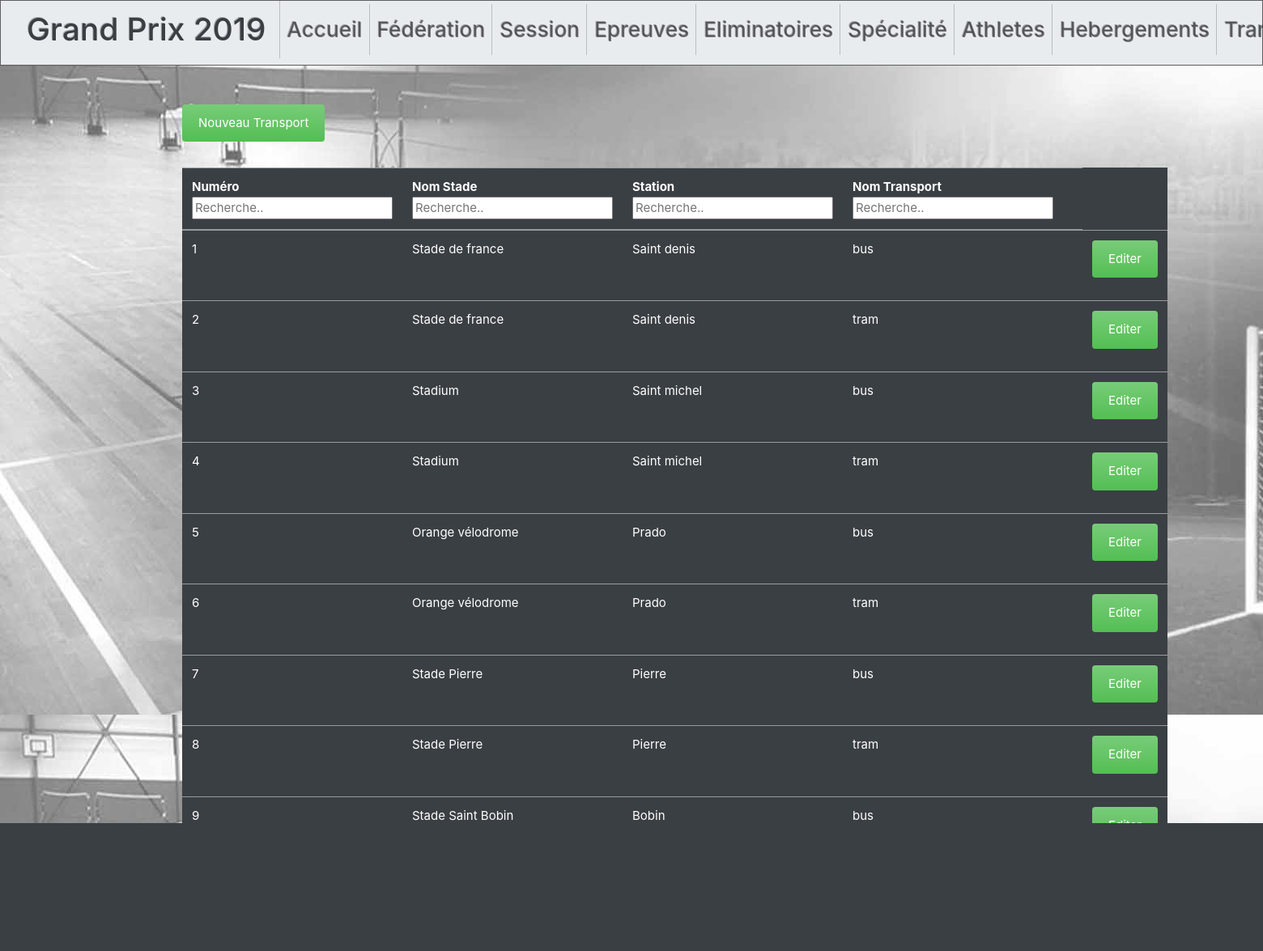
/transport.php, run on the app's committed database.
### tables this page shows
CREATE TABLE `transport` (
  `ID_TRANSPORT` int(11) NOT NULL,
  `ID_STADE` int(11) NOT NULL,
  `STATION` varchar(30) NOT NULL,
  `NOM_TRANSPORT` varchar(30) NOT NULL
);

CREATE TABLE `stade` (
  `ID_STADE` int(11) NOT NULL,
  `ID_FEDERATION` int(11) NOT NULL,
  `NOM_STADE` varchar(30) NOT NULL
);

### ConnTran.php (called while the page is built, shortened)
<?php
function transport() {
try {
    $conn=conn();
    $stmt = $conn->prepare("SELECT * FROM transport INNER JOIN stade ON transport.ID_STADE=stade.ID_STADE");
    $stmt->execute();
    $transport = $stmt->fetchAll();
    return $transport;
}
    catch(PDOException $e) {
        echo "Error: " . $e->getMessage();
    }
}
?>

### transport.php (the view, shortened to what this page needs)
<!DOCTYPE html>
<?php
require_once "ConnTran.php";
$transport = transport();
?>
<html>
<head>
</head>
<header>
    <?php include "index.php";
    ?>
    </header>
    <body>
<form action = "NewTran.php" method = "get">
 <input class="alert btn-success" type = "submit" name = "Nouveau Tran" value = "Nouveau Transport">
 </form>
<table id="myTable" class="table table-primary">
  <thead>
    <tr>
      <th scope="col">Numéro<br><input type="text" id="input_col0" onkeyup="myFunction0()" placeholder="Recherche.."></th>
      <th scope="col">Nom Stade<br><input type="text" id="input_col1" onkeyup="myFunction1()" placeholder="Recherche.."></th>
      <th scope="col">Station<br><input type="text" id="input_col2" onkeyup="myFunction2()" placeholder="Recherche.."></th>
      <th scope="col">Nom Transport<br><input type="text" id="input_col3" onkeyup="myFunction3()" placeholder="Recherche.."></th>
      <th scope="col"></th>
    </tr>
  <?php
    for($i=0; $i<sizeof($transport); $i++){
  ?>
    <tr>
    <td><?php echo $transport[$i]['ID_TRANSPORT'];?></td>
    <td><?php echo $transport[$i]['NOM_STADE'];?></td>
    <td><?php echo $transport[$i]['STATION'];?></td>
    <td><?php echo $transport[$i]['NOM_TRANSPORT'];?></td>
    <td><?php echo '<td> <button type="button" class="alert btn-success"
          onclick="javascript:location.href=\'OptionTran.php?ID_TRANSPORT='.$transport[$i]["ID_TRANSPORT"].
          '&ID_STADE='.$transport[$i]["ID_STADE"].
          '&STATION='.$transport[$i]["STATION"].
          '&NOM_TRANSPORT='.$transport[$i]["NOM_TRANSPORT"].
          '\' " >Editer</button> </td>';
           ?></td>
</tr>
<?php
}
?></thead>
</table></h1>
</body>
</html>

### data on the page
transport: ID_TRANSPORT "1", ID_STADE.NOM_STADE "Stade de france", STATION "Saint denis", NOM_TRANSPORT "bus"
transport: ID_TRANSPORT "2", ID_STADE.NOM_STADE "Stade de france", STATION "Saint denis", NOM_TRANSPORT "tram"
transport: ID_TRANSPORT "3", ID_STADE.NOM_STADE "Stadium", STATION "Saint michel", NOM_TRANSPORT "bus"
transport: ID_TRANSPORT "4", ID_STADE.NOM_STADE "Stadium", STATION "Saint michel", NOM_TRANSPORT "tram"
transport: ID_TRANSPORT "5", ID_STADE.NOM_STADE "Orange vélodrome", STATION "Prado", NOM_TRANSPORT "bus"
transport: ID_TRANSPORT "6", ID_STADE.NOM_STADE "Orange vélodrome", STATION "Prado", NOM_TRANSPORT "tram"
transport: ID_TRANSPORT "7", ID_STADE.NOM_STADE "Stade Pierre", STATION "Pierre", NOM_TRANSPORT "bus"
transport: ID_TRANSPORT "8", ID_STADE.NOM_STADE "Stade Pierre", STATION "Pierre", NOM_TRANSPORT "tram"
transport: ID_TRANSPORT "9", ID_STADE.NOM_STADE "Stade Saint Bobin", STATION "Bobin", NOM_TRANSPORT "bus"
